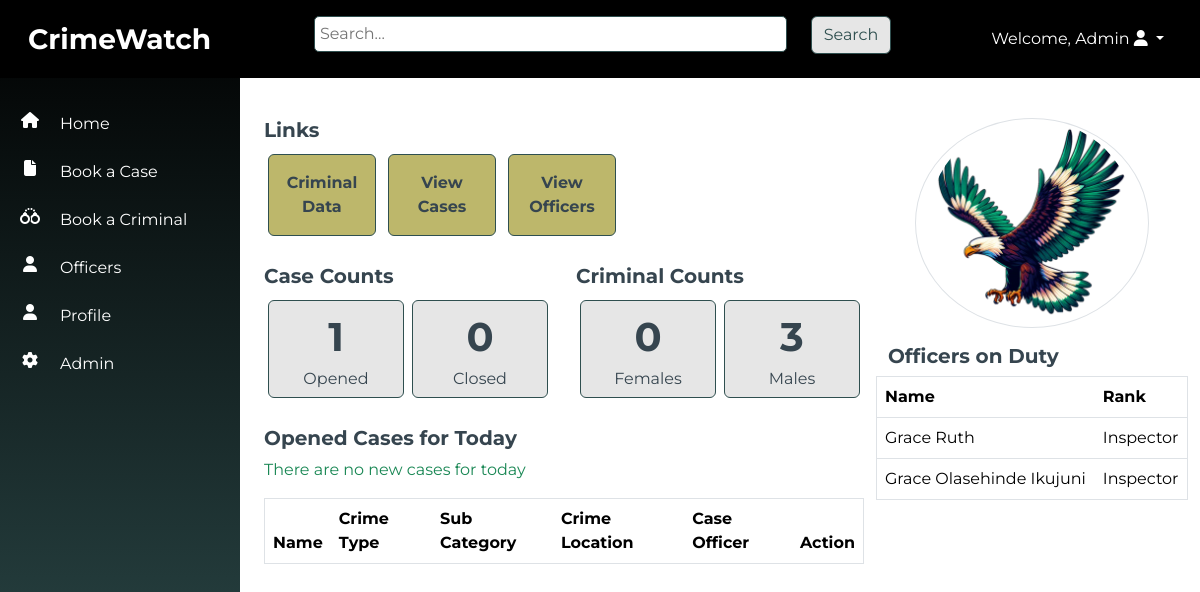
Before: / (signed in) with the older database file.
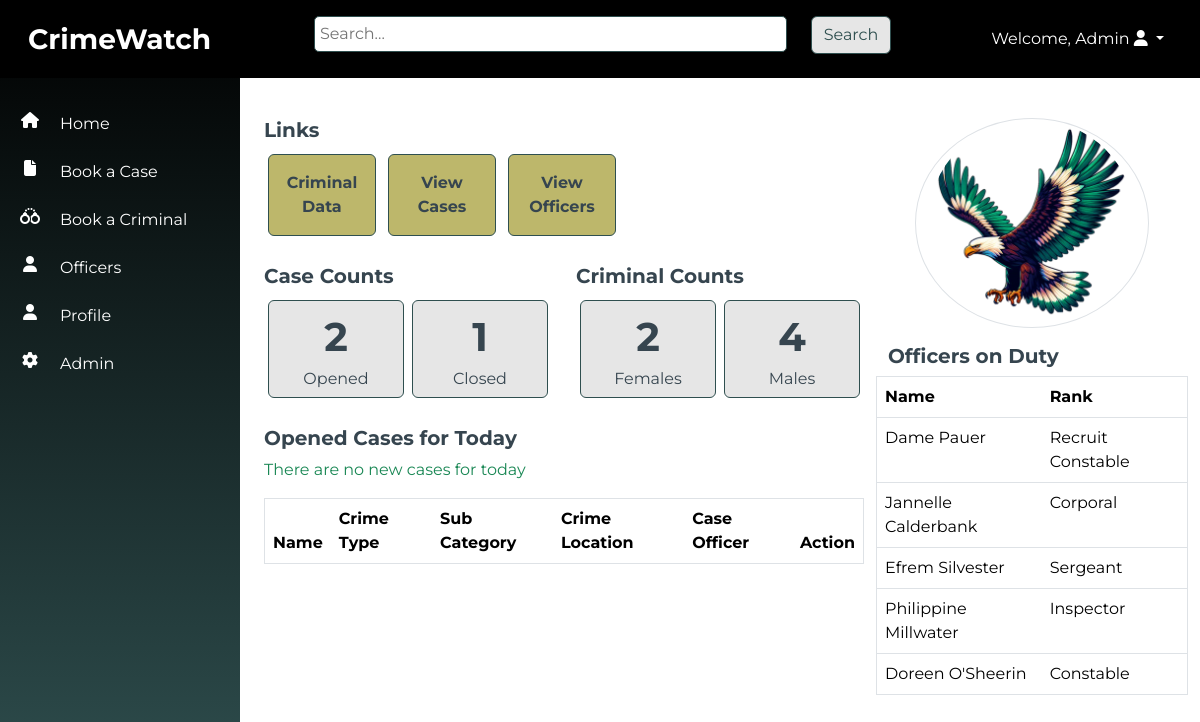
After: the same page with the newer database file.
### officers/models.py (models this page shows, shortened)
class Officer(models.Model):
    SEX_CHOICES = [
        ('male', 'Male'),
        ('female', 'Female'),
    ]
    RANK_CHOICES = [
        ('Recruit Constable', 'Recruit Constable'),
        ('Constable', 'Constable'),
        ('Corporal', 'Corporal'),
        ('Sergeant', 'Sergeant'),
        ('Sergeant Major', 'Major'),
        ('Inspector', 'Inspector'),
    ]
    DUTY_STATUS = [
        ('On Duty', 'On Duty'),
        ('Off Duty', 'Off Duty'),
    ]
    name = models.CharField(max_length=100)
    sex = models.CharField(max_length=10, choices=SEX_CHOICES, default="Male")
    rank = models.CharField(max_length=100, choices=RANK_CHOICES, blank=True)
    badge_number = models.IntegerField(unique=True)
    area = models.CharField(max_length=100)
    date_of_birth = models.DateField()
    phone_number = models.CharField(max_length=100)
    email = models.EmailField(unique=True)
    address = models.CharField(max_length=255)
    city = models.CharField(max_length=100)
    state = models.CharField(max_length=100)
    nationality = models.CharField(max_length=255, default="Nigerian")
    duty_status = models.CharField(max_length=10, choices=DUTY_STATUS, default="On Duty")

### crimewatch/views.py (the view)
# urls.py: 2. Add a URL to urlpatterns:  path('', views.home, name='home')
@login_required
def home(request):
    officers_on_duty = Officer.objects.filter(duty_status="On Duty")
    open_cases_count = CriminalCase.objects.filter(Q(case_status='active') | Q(case_status='in_progress')).count()
    closed_cases_count = CriminalCase.objects.filter(case_status='closed').count()
    female_criminals_count = CriminalRecord.objects.filter(gender='female').count()
    male_criminals_count = CriminalRecord.objects.filter(gender='male').count()
    today = date.today()
    today_cases = CriminalCase.objects.filter(event_date=today)
    context = {
        'officers_on_duty': officers_on_duty,
        'open_cases_count': open_cases_count,
        'closed_cases_count': closed_cases_count,
        'female_criminals_count': female_criminals_count,
        'male_criminals_count': male_criminals_count,
        'today_cases' :  today_cases,
    }
    return render(request, 'home.html', context)

### templates/home.html (shortened to what this page needs)
{% extends 'base.html' %}
{% load static %}
{% block content %}
    <div class="container-fluid">
        <div class="row pt-4">
        <div class="col-md-8">
            <h5 class="fw-bold">Links</h5>
            <div class="d-inline-block">
                <a href="{% url 'criminal_list' %}" class="btn btn-secondary m-1 py-3 w-25"><span class="fw-bold">Criminal Data</span></a>
                <a href="{% url 'case_list' %}" class="btn btn-secondary m-1 py-3 w-25"><span class="fw-bold">View Cases</span></a>
                <a href="{% url 'officer_list' %}" class="btn btn-secondary m-1 py-3 w-25"><span class="fw-bold">View Officers</span></a>
            </div>
            <div class="row pt-4">
                <div class="col-6">
                    <h5 class="fw-bold">Case Counts</h5>
                    <div class="d-flex">
                        <a href="{% url 'open_cases_list' %}" class="btn btn-gray w-50 m-1"> <span class="fs-1 fw-bold">{{ open_cases_count }} </span><br> Opened </a>
                        <a href="{% url 'closed_cases_list' %}" class="btn btn-gray w-50 m-1"> <span class="fs-1 fw-bold">{{ closed_cases_count }}</span> <br> Closed</a>
                     </div>
                </div>
                <div class="col-6">
                    <h5 class="fw-bold">Criminal Counts</h5>
                    <div class="d-flex">
                        <a href="{% url 'female_criminals_list' %}" class="btn btn-gray w-50 m-1"> <span class="fs-1 fw-bold">{{ female_criminals_count }} </span><br> Females </a>
                        <a href="{% url 'male_criminals_list' %}" class="btn btn-gray w-50 m-1"> <span class="fs-1 fw-bold">{{ male_criminals_count }}</span> <br> Males </a>
                     </div>
                </div>
            </div>
            <div class="row pt-4">
                <div class="col-md-12">
                    <h5 class="fw-bold">Opened Cases for Today</h5>
                    <table class="table border">
                        <thead>
                            <tr class="">
                                <th scope="col">Name</th>
                                <th scope="col">Crime Type</th>
                                <th scope="col">Sub Category</th>
                                <th scope="col">Crime Location</th>
                                <th scope="col">Case Officer</th>
                                <th scope="col">Action</th>
                            </tr>
                        </thead>
                        <tbody>
                            {% for case in today_cases %}
                                <tr>
                                    <td class="text-capitalize">{{ case.case_number }}</td>
                                    <td class="text-capitalize">{{ case.crime_type.name }}</td>
                                    <td class="text-capitalize">{{ case.crime_subcategory.name }}</td>
                                    <td class="text-capitalize">{{ case.location_of_crime}}</td>
                                    <td class="text-capitalize">{{ case.case_officer}}</td>
                                    <td><a href="{% url 'case_update' case.id %}"><i class="fa fa-pencil text-black"></i></a></td>
                                </tr>
                            {% empty %}
                                <p class="text-success">There are no new cases for today</p>
                            {% endfor %}
                        </tbody>
                    </table>
                </div>
            </div>
        </div>
        <div class="col-md-4">
            <div class="row pb-3">
                <img src="{% static 'images/Naija Eagle1.png' %}" alt="Naija Eagle" class="img-fluid border rounded-circle w-75 mx-auto">
            </div>
            <div class="row">
                <h5 class="fw-bold">Officers on Duty</h5>
                <table class="table border">
                    <thead>
                        <tr class="">
                            <th scope="col">Name</th>
                            <th scope="col">Rank</th>
                        </tr>
                    </thead>
                    <tbody>
                        {% for officer in officers_on_duty %}
                            <tr>
                                <td class="text-capitalize">{{ officer.name }}</td>
                                <td class="text-capitalize">{{ officer.rank }}</td>
                            </tr>
                        {% empty %}
                            <p>There are no officers on duty.</p>
                        {% endfor %}
                    </tbody>
                </table>
            </div>
        </div>
    </div>
    </div>
{% endblock %}

### templates/base.html (shortened to what this page needs)
<!DOCTYPE html>
<html lang="en">
<head>
    <link rel="stylesheet" href="https://cdnjs.cloudflare.com/ajax/libs/font-awesome/6.5.2/css/all.min.css">
    {% load static %}
    <link rel="stylesheet" type="text/css" href="{% static 'src/styles.css' %}">
    <link href="https://cdn.jsdelivr.net/npm/bootstrap@5.3.3/dist/css/bootstrap.min.css" rel="stylesheet">
</head>
<body>
    <nav class="navbar navbar-expand-sm navbar-dark p-3">
        <div class="container-fluid">
            <div class="col-md-3"><a class="navbar-brand fs-3 fw-bold" href="{% url 'home' %}">CrimeWatch</a></div>
            <div class="col-md-6 d-none d-sm-block">
              <form method="get" action="{% url 'search_results' %}">
                <div class="row mb-2 align-items-start">
                  <div class="col-md-10">
                    <input type="text" name="q" placeholder="Search...">
                  </div>
                  <div class="col-md-2 rounded-top">
                    <button type="submit" class="btn btn-gray">Search</button>
                  </div>
              </div>
            </form>
          </div>
                <div class="col-md-3 d-none d-sm-block float-end">
                  {% if user.is_authenticated %}
                  <ul class="navbar-nav ml-3 justify-content-end">
                  <li class="dropdown nav-item">
                      <a href="#" class="dropdown-toggle nav-link text-white text-capitalize" data-bs-toggle="dropdown">Welcome, {{ user.username }} <i class="fa fa-user"></i> <b class="caret"></b></a>
                  </li></ul>
                  {% else %}
                  <li><a href="{% url 'login' %}">Login</a></li>
                  {% endif %}
          </div>
        </div>
      </nav>
    <div class="container-fluid">
        <div class="row">
        <div class="vert-bar d-none d-sm-block">
            <ul class="navbar-nav">
              <li class="nav-item my-1  py-2 row align-items-start">
                <i class="col-3 fa fa-house text-center"></i>
                <a class="col-9 nav-link p-0 m-0" href="{% url 'home' %}">Home</a>
              </li>
              <li class="nav-item my-1  py-2 row align-items-start">
                <i class="col-3 fa fa-file text-center"></i>
                <a class="col-9 nav-link p-0 m-0" href="{% url 'case_create' %}">Book a Case</a>
              </li>
              <li class="nav-item my-1  py-2 row align-items-start">
                <i class="col-3 fa fa-handcuffs text-center"></i>
                <a class="col-9 nav-link p-0 m-0" href="{% url 'criminal_create' %}">Book a Criminal</a>
              </li>
              <li class="nav-item my-1 py-2 row align-items-start">
                <i class="col-3 fa fa-user text-center"></i>
                <a class="col-9 nav-link p-0 m-0" href="{% url 'officer_list' %}">Officers</a>
              </li>
              <li class="nav-item my-1 py-2 row align-items-start">
                <i class="col-3 fa fa-user text-center"></i>
                <a class="col-9 nav-link p-0 m-0" href="{% url 'profile' %}">Profile</a>
              </li>
              <li class="nav-item my-1 py-2 row align-items-start">
                <i class="col-3 fa fa-gear text-center"></i>
                <a class="col-9 nav-link p-0 m-0" href="{% url 'admin:index' %}">Admin</a>
              </li>
              </ul>
        </div>
        <div class="content pt-3">
            {% block content %}{% endblock %}
        </div>
        </div>
    </div>
</body>
</html>

### static/src/styles.css (style rules this page uses)
body { font-family: 'Montserrat', sans-serif !important; color: var(--charcoal) !important; }
:root { --dark-slate-gray:#2F4F4F; --dark-khaki: #BDB76B; --crimson-red: #DC143C; --ivory: ##FFFFF0; --charcoal: #36454F; --dim-gray: #696969; --orange: #FFa500 }
.navbar { background:black; color: var(--dark-slate-gray) !important; z-index: 2; }
p { color: var(--charcoal) !important; }
.btn-secondary { background-color: var(--dark-khaki) !important; color: var(--ivory) !important; border-color: var(--dark-slate-gray) !important; }
.btn-gray { background-color: #e6e6e6 !important; color: var(--ivory) !important; border-color: var(--dark-slate-gray) !important; }
.vert-bar { background-image: linear-gradient(180deg, black, var(--dark-slate-gray)) !important; position: fixed; top: 0; left: 0; z-index: 1; padding-top: 100px !important; width: 20% !important; height: 100%; color: white; padding: 20px 0; overflow-x: hidden; }
input[type="text"], input[type="number"], input[type="email"], input[type="date"], textarea { width:100%; border-radius: 5px; border: solid 1px #2F4F4F; padding:5px; }
.content { width:80% !important; margin: auto 0 0 20%; }

Changed rows visible on the page:
removed Officer: name "Grace Ruth", rank "Inspector"
removed Officer: name "Grace Olasehinde Ikujuni", rank "Inspector"
added Officer: name "Dame Pauer", rank "Recruit Constable"
added Officer: name "Jannelle Calderbank", rank "Corporal"
added Officer: name "Efrem Silvester", rank "Sergeant"
added Officer: name "Philippine Millwater", rank "Inspector"
added Officer: name "Doreen O'Sheerin", rank "Constable"
Other visible differences:
{{ open_cases_count }}: "1" → "2"
{{ closed_cases_count }}: "0" → "1"
{{ female_criminals_count }}: "0" → "2"
{{ male_criminals_count }}: "3" → "4"
